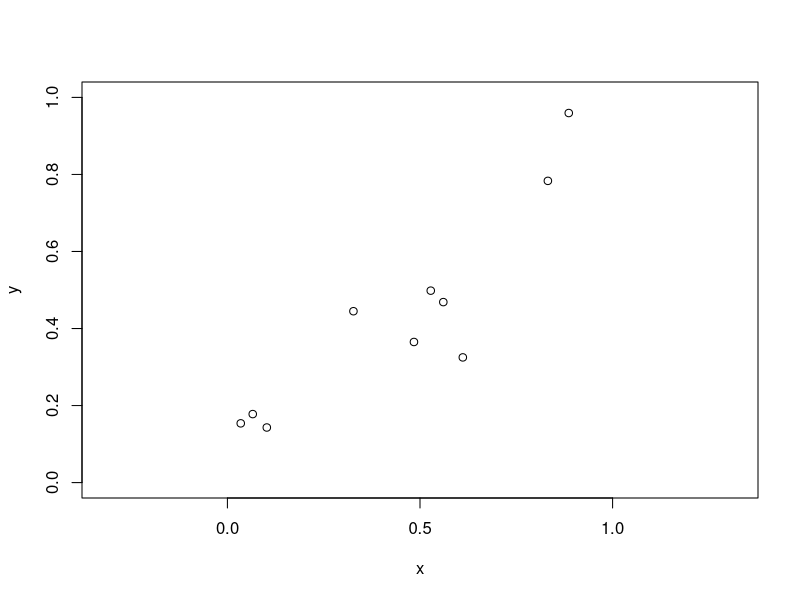

R code for this plot:
## ---- chunk 1
library(dplyr)

set.seed(2018-02-01)

n <- 10

data <- data_frame(x = runif(n),
           y = runif(n))

test <- cor.test(data$x, data$y)

while(!(test$p.value < 0.05 && abs(test$estimate) > 0.9)) {
  data$x <- runif(n)
  data$y <- runif(n)
  test <- cor.test(data$x, data$y)
}

plot(data, xlim = c(0, 1), ylim = c(0, 1), asp = 1)
